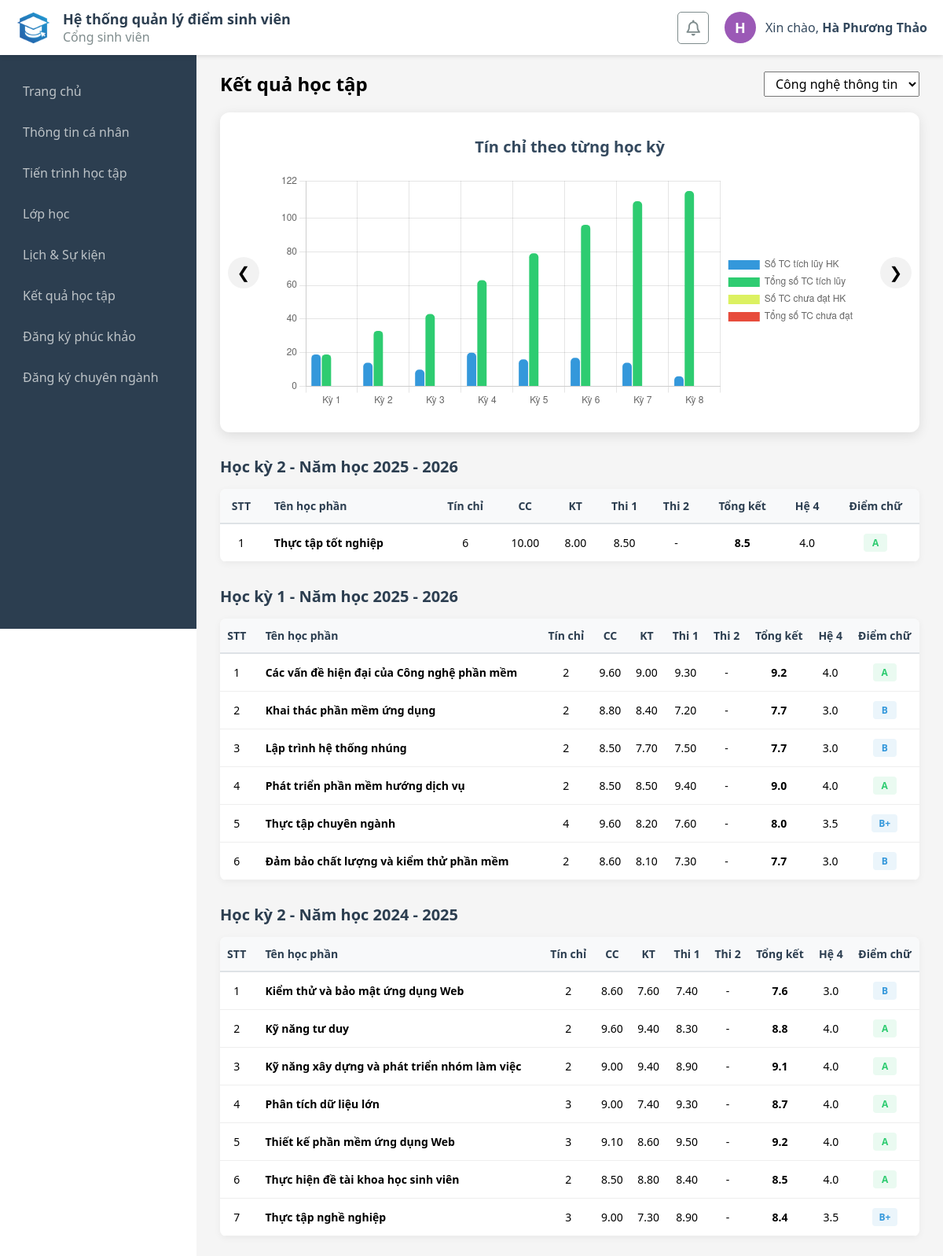
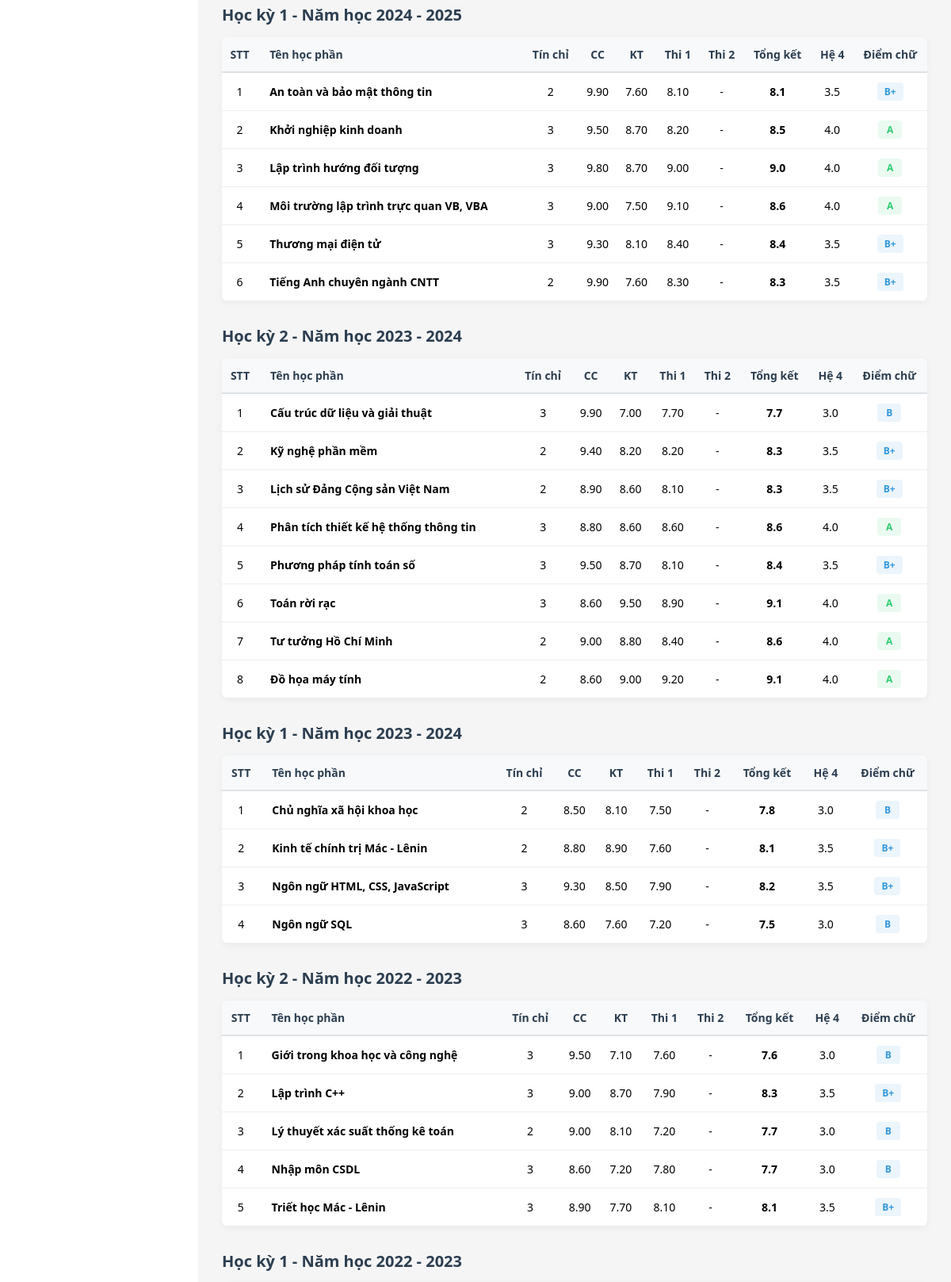
Screenshot of /student/scores.php (signed in, upper part) with the database file from the repository (2 pictures, top to bottom).
### tables this page shows
CREATE TABLE `profile` (
  `id` int(4) NOT NULL,
  `account_id` int(4) NOT NULL,
  `avatar` varchar(255) DEFAULT NULL,
  `first_name` varchar(10) NOT NULL,
  `last_name` varchar(20) NOT NULL,
  `dob` date NOT NULL,
  `gender` enum('Nam','Nữ','Khác') NOT NULL,
  `email` varchar(30) DEFAULT NULL,
  `phone` varchar(10) DEFAULT NULL,
  `address` varchar(50) DEFAULT NULL,
  `year` varchar(10) DEFAULT NULL,
  `academic_year` varchar(15) DEFAULT NULL,
  `faculty_id` int(11) DEFAULT NULL,
  `major_id` int(11) DEFAULT NULL
);

CREATE TABLE `faculties` (
  `id` int(11) NOT NULL,
  `faculty_code` int(7) NOT NULL,
  `faculty_name` varchar(50) NOT NULL,
  `date_start` date DEFAULT NULL,
  `date_end` date DEFAULT NULL
);

CREATE TABLE `subjects` (
  `id` int(11) NOT NULL,
  `major_id` int(11) DEFAULT NULL,
  `subject_code` varchar(6) NOT NULL,
  `subject_name` varchar(255) NOT NULL,
  `credit` int(1) NOT NULL,
  `description` text DEFAULT NULL,
  `semester` int(11) DEFAULT 1,
  `is_e` enum('0','1','2') NOT NULL DEFAULT '0',
  `total_sessions` int(11) DEFAULT 15
);

### student/scores.php (the view, shortened to what the rows shown need)
<?php
require_once 'config/cf_progress.php';
include 'config/cf_scores.php';
?>
<!DOCTYPE html>
<html lang="vi">
<head>
    <link rel="stylesheet" href="../css/progress.css">
    <link rel="stylesheet" href="../css/score.css">
</head>
<body>
    <?php include 'header.php'; ?>
    <main class="main-container">
        <div class="progress-title">
            <h2>Kết quả học tập</h2>
            <div class="filter-group">
                <select id="faculty-select">
                    <option value=""><?php echo htmlspecialchars($student_faculty); ?></option>
                </select>
            </div>
        </div>
        <section class="progress-content">
            <?php if (empty($subjects_by_semester)): ?>
                <p class="no-data">Chưa có dữ liệu kết quả học tập.</p>
            <?php else: ?>
                <?php
                foreach ($subjects_by_semester as $sem_num => $list):
                    $k = ceil($sem_num / 2);
                    $year_start = $entry_year + ($k - 1);
                    $year_end = $year_start + 1;
                    $sem_in_year = ($sem_num % 2 != 0) ? 1 : 2;
                ?>
                    <article class="semester-section">
                        <h3 class="semester-title">
                            Học kỳ <?= $sem_in_year ?> - Năm học <?= $year_start ?> - <?= $year_end ?>
                        </h3>
                        <div class="results-table-container">
                            <table class="results-table">
                                <thead>
                                    <tr>
                                        <th>STT</th>
                                        <th class="text-left">Tên học phần</th>
                                        <th>Tín chỉ</th>
                                        <th>CC</th>
                                        <th>KT</th>
                                        <th>Thi 1</th>
                                        <th>Thi 2</th>
                                        <th>Tổng kết</th>
                                        <th>Hệ 4</th>
                                        <th>Điểm chữ</th>
                                    </tr>
                                </thead>
                                <tbody>
                                    <?php
                                    $count = 1;
                                    foreach ($list as $sub):
                                        $row_class = match($sub['status']) {
                                            'Hoàn thành' => 'row-done',
                                            'Đang học'   => 'row-started',
                                            'Chưa qua'   => 'row-not-passed',
                                            default      => 'row-waiting'
                                        };
                                        $p = $sub['score_process'];
                                        $m = $sub['score_midterm'];
                                        $f = $sub['score_final'];
                                        $f2 = $sub['score_retake'];
                                        $total = "-"; $gpa = "-"; $letter = "-"; $grade_class = "grade-none";
                                        if ($p === null && $m === null && $f === null && $f2 === null) {
                                            continue;
                                        }
                                        if ($f !== null || $f2 !== null) {
                                            $max_f = max($f ?? 0, $f2 ?? 0);
                                            $total_num = ($p * 0.1) + ($m * 0.3) + ($max_f * 0.6);
                                            $total_num = round($total_num, 1);
                                            $total = number_format($total_num, 1);
                                            if ($total_num >= 8.5) { $gpa = "4.0"; $letter = "A"; $grade_class = "grade-a"; }
                                            elseif ($total_num >= 8.0) { $gpa = "3.5"; $letter = "B+"; $grade_class = "grade-b"; }
                                            elseif ($total_num >= 7.0) { $gpa = "3.0"; $letter = "B"; $grade_class = "grade-b"; }
                                            elseif ($total_num >= 6.5) { $gpa = "2.5"; $letter = "C+"; $grade_class = "grade-c"; }
                                            elseif ($total_num >= 5.5) { $gpa = "2.0"; $letter = "C"; $grade_class = "grade-c"; }
                                            elseif ($total_num >= 5.0) { $gpa = "1.5"; $letter = "D+"; $grade_class = "grade-d"; }
                                            elseif ($total_num >= 4.0) { $gpa = "1.0"; $letter = "D"; $grade_class = "grade-d"; }
                                            else { $gpa = "0.0"; $letter = "F"; $grade_class = "grade-f"; }
                                        }
                                    ?>
                                        <tr class="<?= $row_class ?>">
                                            <td><?= $count++ ?></td>
                                            <td class="text-left bold"><?= htmlspecialchars($sub['subject_name']) ?></td>
                                            <td><?= $sub['credit'] ?></td>
                                            <td><?= ($p !== null) ? $p : "-" ?></td>
                                            <td><?= ($m !== null) ? $m : "-" ?></td>
                                            <td><?= ($f !== null) ? $f : "-" ?></td>
                                            <td><?= ($f2 !== null) ? $f2 : "-" ?></td>
                                            <td class="bold"><?= $total ?></td>
                                            <td><?= $gpa ?></td>
                                            <td>
                                                <span class="grade-badge <?= $grade_class ?>"><?= $letter ?></span>
                                            </td>
                                        </tr>
                                    <?php endforeach; ?>
                                </tbody>
                            </table>
                        </div>
                    </article>
                <?php endforeach; ?>
            <?php endif; ?>
        </section>
    </main>
    <script>
        const chartData = {
            labels: <?= json_encode($chart_labels) ?>,
            semGpa: <?= json_encode($chart_semester_gpa) ?>,
            cumGpa: <?= json_encode($chart_cumulative_gpa) ?>,
            passSem: <?= json_encode($chart_pass_sem) ?>,
            passTotal: <?= json_encode($chart_pass_total) ?>,
            failSem: <?= json_encode($chart_fail_sem) ?>,
            failTotal: <?= json_encode($chart_fail_total) ?>,
            totalGoal: <?= (int)($student_total_goal ?? 120) ?>
        };
        document.addEventListener('DOMContentLoaded', () => {
            if (typeof initProgressCharts === 'function') {
                initProgressCharts(chartData);
            }
        });
    </script>
</body>
</html>

### student/header.php (shortened to what the rows shown need)
<?php
require '../db_connection.php';
$user_id  = $_SESSION['id'] ?? 0;
$username = $_SESSION['username'] ?? 'user';
$full_name = "Chưa cập nhật";
$avatar_from_db = "";
if ($user_id > 0) {
    $sql = "SELECT p.first_name, p.last_name, p.avatar
            FROM account a
            LEFT JOIN profile p ON a.id = p.account_id
            WHERE a.id = ?";
    $stmt = $conn->prepare($sql);
    $stmt->bind_param("i", $user_id);
    $stmt->execute();
    $result = $stmt->get_result();
    if ($row = $result->fetch_assoc()) {
        $fname = trim($row['first_name'] ?? '');
        $lname = trim($row['last_name'] ?? '');
        if ($fname !== '' || $lname !== '') {
            $full_name = trim($lname . ' ' . $fname);
        }
    }
}
$first_letter = mb_strtoupper(mb_substr($full_name !== "Chưa cập nhật" ? $full_name : $username, 0, 1, 'UTF-8'), 'UTF-8');
$palette = ['#1abc9c', '#2ecc71', '#3498db', '#9b59b6', '#f1c40f', '#e67e22', '#e74c3c', '#34495e'];
$color_index = $user_id % count($palette);
$bg_color = $palette[$color_index];
?>
<!DOCTYPE html>
<html lang="en">
<head>
    <link rel="stylesheet" href="https://cdnjs.cloudflare.com/ajax/libs/font-awesome/6.5.2/css/all.min.css" />
    <link rel="stylesheet" href="../css/header.css">
</head>
<body>
    <div class="header">
        <div class="left-container">
            <div class="content">
                <h1>Hệ thống quản lý điểm sinh viên</h1>
            </div>
        </div>
        <div class="right-container">
            <div class="user-profile">
                <div class="avatar-circle" style="background-color: <?php echo $bg_color; ?>;">
                    <?php if (!empty($avatar_from_db) && file_exists($avatar_from_db)): ?>
                        <img src="<?php echo $avatar_from_db; ?>" alt="User Avatar">
                    <?php else: ?>
                        <span><?php echo $first_letter; ?></span>
                    <?php endif; ?>
                </div>
                <p class="greeting-text">
                    Xin chào, <strong><?php echo htmlspecialchars($full_name); ?></strong>
                </p>
            </div>
        </div>
    </div>
</body>
</html>

### rows the page displays
profile: first_letter "H", full_name "Hà Phương Thảo", faculty.faculty_name "Công nghệ thông tin", academic_year "2025", academic_year "2026", academic_year "2024", academic_year "2023", academic_year "2022"
subjects: subject_name "Thực tập tốt nghiệp", credit "6", p "10.00", m "8.00", f "8.50", total "8.5", gpa "4.0", letter "A"
subjects: subject_name "Các vấn đề hiện đại của Công nghệ phần mềm", credit "2", p "9.60", m "9.00", f "9.30", total "9.2", gpa "4.0", letter "A"
subjects: subject_name "Khai thác phần mềm ứng dụng", credit "2", p "8.80", m "8.40", f "7.20", total "7.7", gpa "3.0", letter "B"
subjects: subject_name "Lập trình hệ thống nhúng", credit "2", p "8.50", m "7.70", f "7.50", total "7.7", gpa "3.0", letter "B"
subjects: subject_name "Phát triển phần mềm hướng dịch vụ", credit "2", p "8.50", m "8.50", f "9.40", total "9.0", gpa "4.0", letter "A"
subjects: subject_name "Thực tập chuyên ngành", credit "4", p "9.60", m "8.20", f "7.60", total "8.0", gpa "3.5", letter "B+"
subjects: subject_name "Đảm bảo chất lượng và kiểm thử phần mềm", credit "2", p "8.60", m "8.10", f "7.30", total "7.7", gpa "3.0", letter "B"
subjects: subject_name "Kiểm thử và bảo mật ứng dụng Web", credit "2", p "8.60", m "7.60", f "7.40", total "7.6", gpa "3.0", letter "B"
subjects: subject_name "Kỹ năng tư duy", credit "2", p "9.60", m "9.40", f "8.30", total "8.8", gpa "4.0", letter "A"
subjects: subject_name "Kỹ năng xây dựng và phát triển nhóm làm việc", credit "2", p "9.00", m "9.40", f "8.90", total "9.1", gpa "4.0", letter "A"
subjects: subject_name "Phân tích dữ liệu lớn", credit "3", p "9.00", m "7.40", f "9.30", total "8.7", gpa "4.0", letter "A"
subjects: subject_name "Thiết kế phần mềm ứng dụng Web", credit "3", p "9.10", m "8.60", f "9.50", total "9.2", gpa "4.0", letter "A"
subjects: subject_name "Thực hiện đề tài khoa học sinh viên", credit "2", p "8.50", m "8.80", f "8.40", total "8.5", gpa "4.0", letter "A"
subjects: subject_name "Thực tập nghề nghiệp", credit "3", p "9.00", m "7.30", f "8.90", total "8.4", gpa "3.5", letter "B+"
subjects: subject_name "An toàn và bảo mật thông tin", credit "2", p "9.90", m "7.60", f "8.10", total "8.1", gpa "3.5", letter "B+"
subjects: subject_name "Khởi nghiệp kinh doanh", credit "3", p "9.50", m "8.70", f "8.20", total "8.5", gpa "4.0", letter "A"
subjects: subject_name "Lập trình hướng đối tượng", credit "3", p "9.80", m "8.70", f "9.00", total "9.0", gpa "4.0", letter "A"
subjects: subject_name "Môi trường lập trình trực quan VB, VBA", credit "3", p "9.00", m "7.50", f "9.10", total "8.6", gpa "4.0", letter "A"
subjects: subject_name "Thương mại điện tử", credit "3", p "9.30", m "8.10", f "8.40", total "8.4", gpa "3.5", letter "B+"
subjects: subject_name "Tiếng Anh chuyên ngành CNTT", credit "2", p "9.90", m "7.60", f "8.30", total "8.3", gpa "3.5", letter "B+"
subjects: subject_name "Cấu trúc dữ liệu và giải thuật", credit "3", p "9.90", m "7.00", f "7.70", total "7.7", gpa "3.0", letter "B"
subjects: subject_name "Kỹ nghệ phần mềm", credit "2", p "9.40", m "8.20", f "8.20", total "8.3", gpa "3.5", letter "B+"
subjects: subject_name "Lịch sử Đảng Cộng sản Việt Nam", credit "2", p "8.90", m "8.60", f "8.10", total "8.3", gpa "3.5", letter "B+"
subjects: subject_name "Phân tích thiết kế hệ thống thông tin", credit "3", p "8.80", m "8.60", f "8.60", total "8.6", gpa "4.0", letter "A"
subjects: subject_name "Phương pháp tính toán số", credit "3", p "9.50", m "8.70", f "8.10", total "8.4", gpa "3.5", letter "B+"
subjects: subject_name "Toán rời rạc", credit "3", p "8.60", m "9.50", f "8.90", total "9.1", gpa "4.0", letter "A"
subjects: subject_name "Tư tưởng Hồ Chí Minh", credit "2", p "9.00", m "8.80", f "8.40", total "8.6", gpa "4.0", letter "A"
subjects: subject_name "Đồ họa máy tính", credit "2", p "8.60", m "9.00", f "9.20", total "9.1", gpa "4.0", letter "A"
subjects: subject_name "Chủ nghĩa xã hội khoa học", credit "2", p "8.50", m "8.10", f "7.50", total "7.8", gpa "3.0", letter "B"
subjects: subject_name "Kinh tế chính trị Mác - Lênin", credit "2", p "8.80", m "8.90", f "7.60", total "8.1", gpa "3.5", letter "B+"
subjects: subject_name "Ngôn ngữ HTML, CSS, JavaScript", credit "3", p "9.30", m "8.50", f "7.90", total "8.2", gpa "3.5", letter "B+"
subjects: subject_name "Ngôn ngữ SQL", credit "3", p "8.60", m "7.60", f "7.20", total "7.5", gpa "3.0", letter "B"
subjects: subject_name "Giới trong khoa học và công nghệ", credit "3", p "9.50", m "7.10", f "7.60", total "7.6", gpa "3.0", letter "B"
subjects: subject_name "Lập trình C++", credit "3", p "9.00", m "8.70", f "7.90", total "8.3", gpa "3.5", letter "B+"
subjects: subject_name "Lý thuyết xác suất thống kê toán", credit "2", p "9.00", m "8.10", f "7.20", total "7.7", gpa "3.0", letter "B"
subjects: subject_name "Nhập môn CSDL", credit "3", p "8.60", m "7.20", f "7.80", total "7.7", gpa "3.0", letter "B"
subjects: subject_name "Triết học Mác - Lênin", credit "3", p "8.90", m "7.70", f "8.10", total "8.1", gpa "3.5", letter "B+"

### other values shown
$sem_in_year "2"
$sem_in_year "1"
chart data {{ json_encode($chart_pass_sem) }} [19,14,10,20,16,17,14,6]
